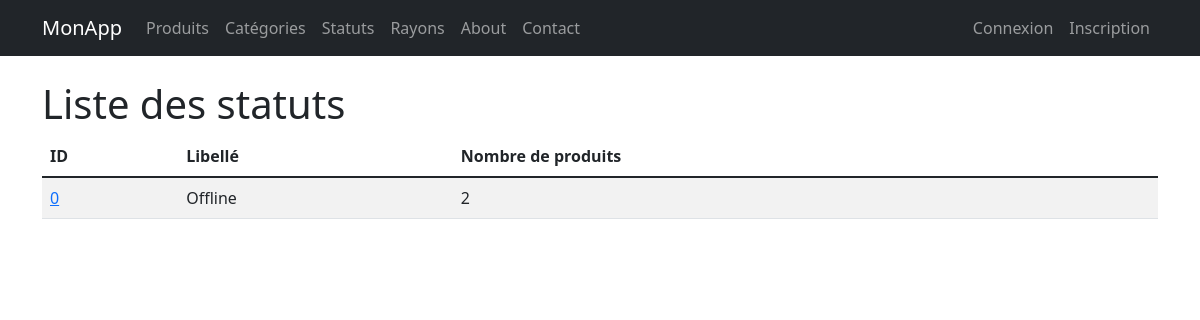
Page /monApp/statuts/ on the committed database.
### monApp/models.py (models this page shows, shortened)
class Statut(models.Model):
    idStatus = models.AutoField(primary_key=True)
    libelleStatus = models.CharField(max_length=100)

### monApp/views.py (the view)
# urls.py: path("statuts/", views.StatutListView.as_view(), name="lst_statuts"),
class StatutListView(ListView):
    model = Statut
    template_name = "monApp/list_statuts.html"
    context_object_name = "statuts"
    def get_context_data(self, **kwargs):
        context = super().get_context_data(**kwargs)
        context['titremenu'] = "Liste des statuts"
        return context

### monApp/templates/monApp/list_statuts.html
{% extends 'monApp/base.html' %}
{% block contenu %}
<h1>{{ titremenu }}</h1>
<table class="table table-striped">
    <thead>
        <tr>
            <th>ID</th>
            <th>Libellé</th>
            <th>Nombre de produits</th>
        </tr>
    </thead>
    <tbody>
        {% for statut in statuts %}
        <tr>
            <td><a href="{% url 'dtl_statut' statut.idStatus %}">{{ statut.idStatus }}</a></td>
            <td>{{ statut.libelleStatus }}</td>
            <td>{{ statut.produits.count }}</td>
        </tr>
        {% empty %}
        <tr>
            <td colspan="3" class="text-center">Aucun statut trouvé</td>
        </tr>
        {% endfor %}
    </tbody>
</table>
{% endblock %}

### rows in the picture
Statut: idStatus "0", libelleStatus "Offline", produits.count "2"

### other values in the picture
{{ titremenu }} "Liste des statuts"
